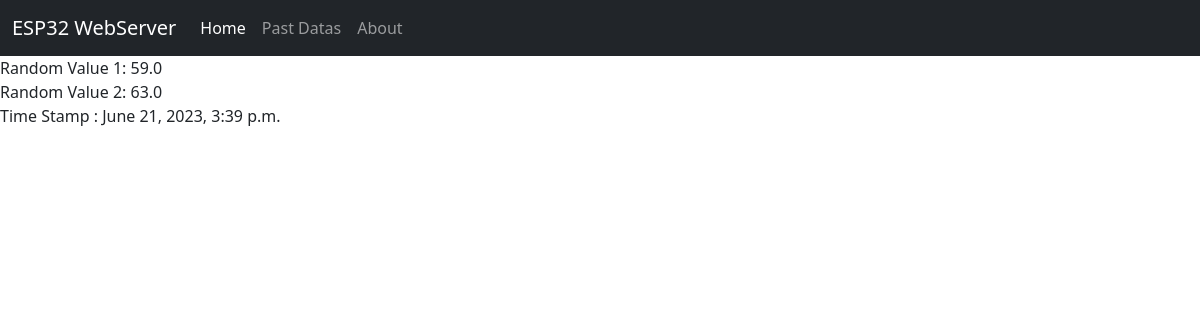
The app's page /, older data.
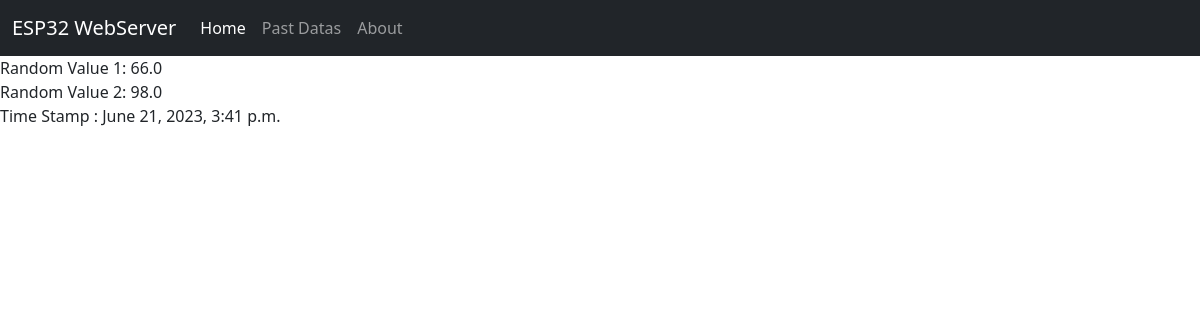
The same page, newer data.
### main/models.py (models this page shows)
class randomData(models.Model):
    random1 = models.IntegerField()
    random2 = models.IntegerField()
    created_at = models.DateTimeField(auto_now_add=True)

### main/views.py (the view)
# urls.py: path('', views.index, name='home'),
def index(request):
    latest_data = randomData.objects.latest('created_at')
    return render(request, 'index.html', {'latest_data': latest_data})

### Templates/index.html (shortened to what this page needs)
{% extends 'base.html' %}
{% block body %}
Random Value 1:  {{latest_data.random1}}
<br>
    Random Value 2:  {{latest_data.random2}}
<br>
Time Stamp :  {{latest_data.created_at}}
<br>
{% endblock body %}

Row changes from the older to the newer data that the page shows:
no longer on this page (row unchanged): randomData: random1 "59.0", random2 "63.0", created_at "June 21, 2023, 3:39 p.m."
added randomData: random1 "66.0", random2 "98.0", created_at "June 21, 2023, 3:41 p.m."
